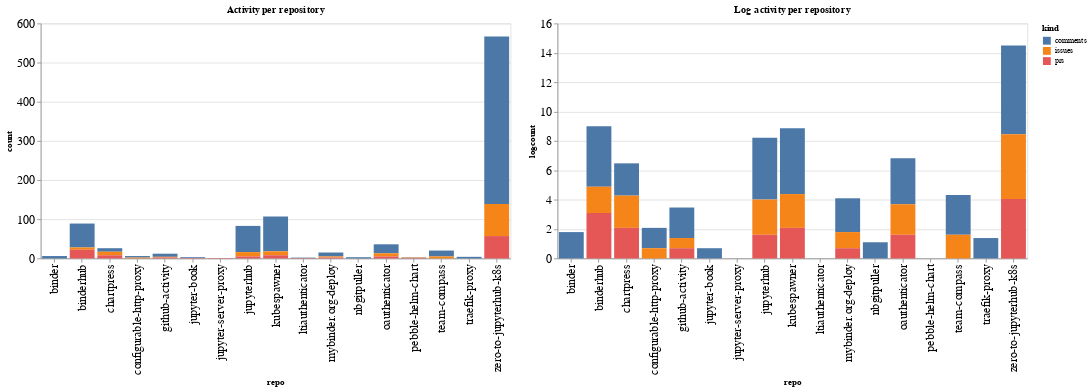

The cell this chart's notebook holds for it:
### Code cell
ch1 = alt.Chart(repo_summaries, width=600, title="Activity per repository").mark_bar().encode(
    x='repo',
    y='count',
    color='kind',
    tooltip="kind"
)

ch2 = alt.Chart(repo_summaries, width=600, title="Log activity per repository").mark_bar().encode(
    x='repo',
    y='logcount',
    color='kind',
    tooltip="kind"
)

ch1 | ch2

### Figure 1 — Vega-Lite specification as saved in the notebook (floating-point values rounded to 4 significant figures)
{"config": {"axisLeft": {"labelFontSize": 15}, "axisBottom": {"labelFontSize": 15}}, "hconcat": [{"mark": "bar", "encoding": {"color": {"type": "nominal", "field": "kind"}, "tooltip": {"type": "nominal", "field": "kind"}, "x": {"type": "nominal", "field": "repo"}, "y": {"type": "quantitative", "field": "count"}}, "title": "Activity per repository", "width": 600}, {"mark": "bar", "encoding": {"color": {"type": "nominal", "field": "kind"}, "tooltip": {"type": "nominal", "field": "kind"}, "x": {"type": "nominal", "field": "repo"}, "y": {"type": "quantitative", "field": "logcount"}}, "title": "Log activity per repository", "width": 600}], "data": {"name": "data-6ffa7f5e1f5cd0430242cd69a00f3c28"}, "$schema": "https://vega.github.io/schema/vega-lite/v4.8.1.json", "datasets": {"data-6ffa7f5e1f5cd0430242cd69a00f3c28": [{"repo": "binder", "kind": "comments", "count": 6, "logcount": 1.792}, {"repo": "binderhub", "kind": "comments", "count": 61, "logcount": 4.111}, {"repo": "binderhub", "kind": "issues", "count": 6, "logcount": 1.792}, {"repo": "binderhub", "kind": "prs", "count": 22, "logcount": 3.091}, {"repo": "chartpress", "kind": "comments", "count": 9, "logcount": 2.197}, {"repo": "chartpress", "kind": "issues", "count": 9, "logcount": 2.197}, {"repo": "chartpress", "kind": "prs", "count": 8, "logcount": 2.079}, {"repo": "configurable-http-proxy", "kind": "comments", "count": 4, "logcount": 1.386}, {"repo": "configurable-http-proxy", "kind": "issues", "count": 2, "logcount": 0.6931}, {"repo": "github-activity", "kind": "comments", "count": 8, "logcount": 2.079}, {"repo": "github-activity", "kind": "issues", "count": 2, "logcount": 0.6931}, {"repo": "github-activity", "kind": "prs", "count": 2, "logcount": 0.6931}, {"repo": "jupyter-book", "kind": "comments", "count": 2, "logcount": 0.6931}, {"repo": "jupyter-book", "kind": "prs", "count": 1, "logcount": 0.0}, {"repo": "jupyter-server-proxy", "kind": "prs", "count": 1, "logcount": 0.0}, {"repo": "jupyterhub", "kind": "comments", "count": 67, "logcount": 4.205}, {"repo": "jupyterhub", "kind": "issues", "count": 11, "logcount": 2.398}, {"repo": "jupyterhub", "kind": "prs", "count": 5, "logcount": 1.609}, {"repo": "kubespawner", "kind": "comments", "count": 89, "logcount": 4.489}, {"repo": "kubespawner", "kind": "issues", "count": 10, "logcount": 2.303}, {"repo": "kubespawner", "kind": "prs", "count": 8, "logcount": 2.079}, {"repo": "ltiauthenticator", "kind": "comments", "count": 1, "logcount": 0.0}, {"repo": "ltiauthenticator", "kind": "prs", "count": 1, "logcount": 0.0}, {"repo": "mybinder.org-deploy", "kind": "comments", "count": 10, "logcount": 2.303}, {"repo": "mybinder.org-deploy", "kind": "issues", "count": 3, "logcount": 1.099}, {"repo": "mybinder.org-deploy", "kind": "prs", "count": 2, "logcount": 0.6931}, {"repo": "nbgitpuller", "kind": "comments", "count": 3, "logcount": 1.099}, {"repo": "oauthenticator", "kind": "comments", "count": 23, "logcount": 3.135}, {"repo": "oauthenticator", "kind": "issues", "count": 8, "logcount": 2.079}, {"repo": "oauthenticator", "kind": "prs", "count": 5, "logcount": 1.609}, {"repo": "pebble-helm-chart", "kind": "comments", "count": 1, "logcount": 0.0}, {"repo": "pebble-helm-chart", "kind": "issues", "count": 1, "logcount": 0.0}, {"repo": "pebble-helm-chart", "kind": "prs", "count": 1, "logcount": 0.0}, {"repo": "team-compass", "kind": "comments", "count": 15, "logcount": 2.708}, {"repo": "team-compass", "kind": "issues", "count": 5, "logcount": 1.609}, {"repo": "traefik-proxy", "kind": "comments", "count": 4, "logcount": 1.386}, {"repo": "zero-to-jupyterhub-k8s", "kind": "comments", "count": 428, "logcount": 6.059}, {"repo": "zero-to-jupyterhub-k8s", "kind": "issues", "count": 82, "logcount": 4.407}, {"repo": "zero-to-jupyterhub-k8s", "kind": "prs", "count": 57, "logcount": 4.043}]}}
